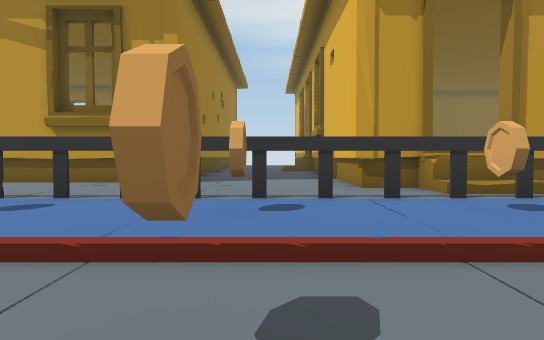
view 1 (above)

16 first-person views from a walk through a Unity game level. The camera is 1.4 m above the floor, tilts 2° down and sees 70° across. The floor is counted in squares, 2 m on a side. Each view is taken from the middle of a square. On the plan, view 1 faces up. The plan holds only what a view shows up to about 11 squares ahead; the rest is blank. The place goes on beyond the plan. The player character is not drawn.

view 2
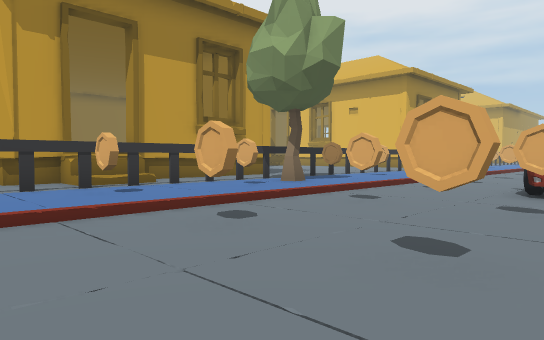

view 3
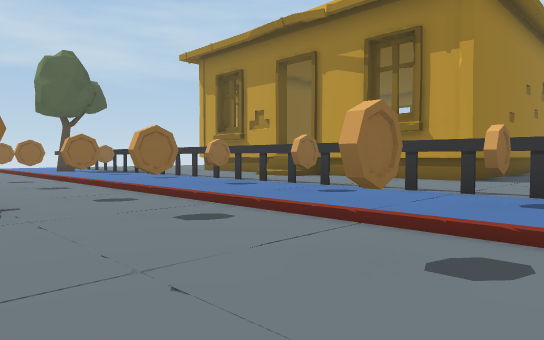

view 4
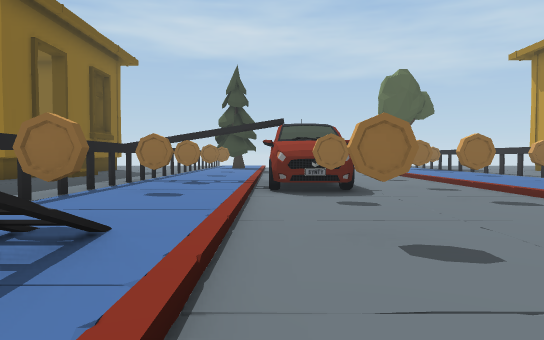

view 5
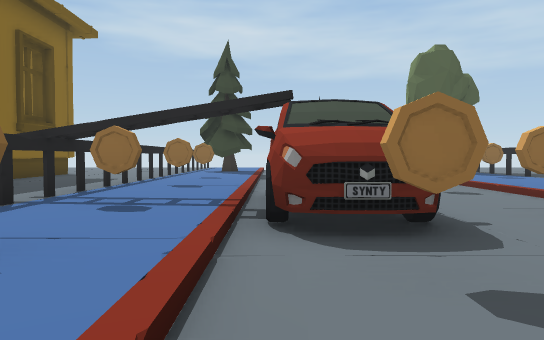

view 6
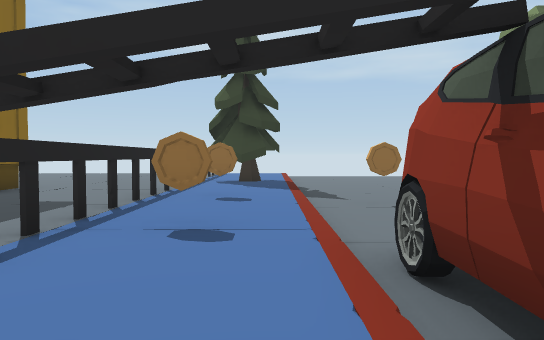

view 7
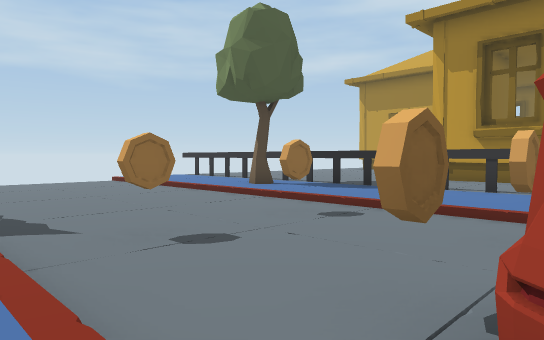

view 8
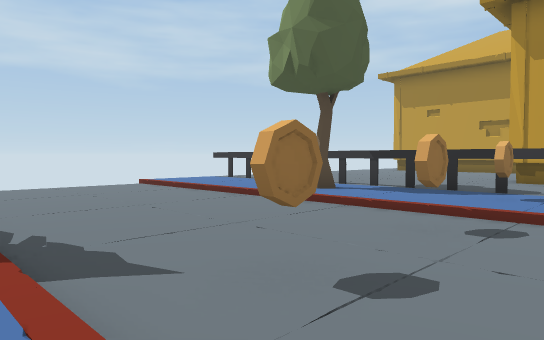

view 9
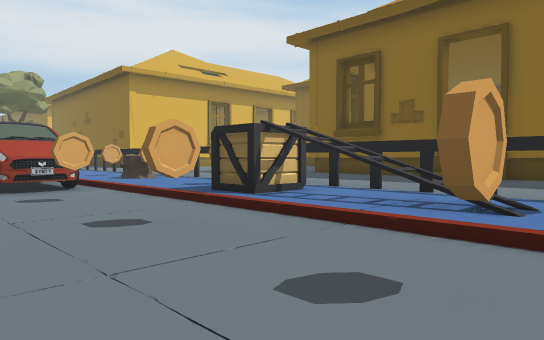

view 10
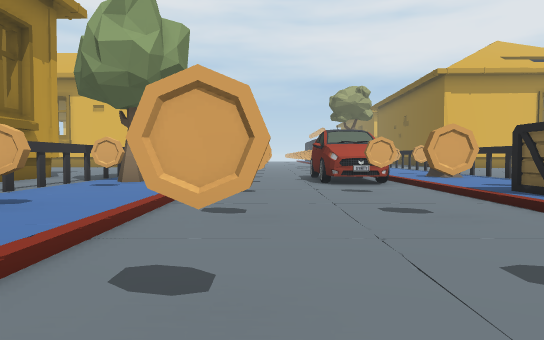

view 11
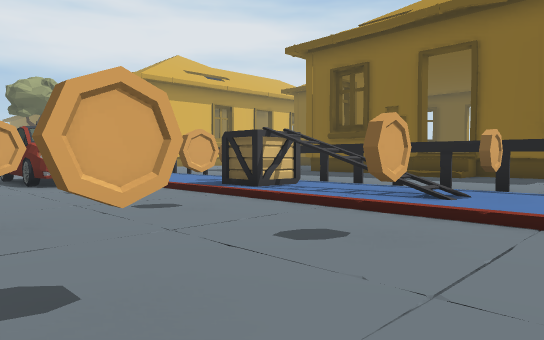

view 12
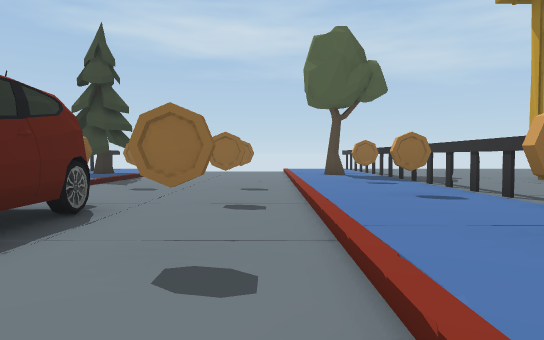

view 13
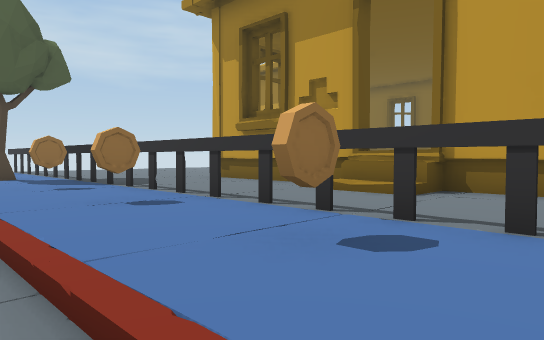

view 14
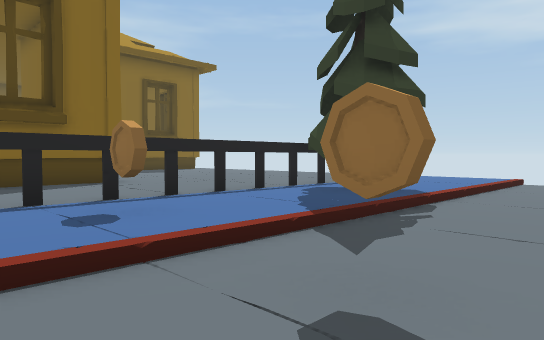

view 15
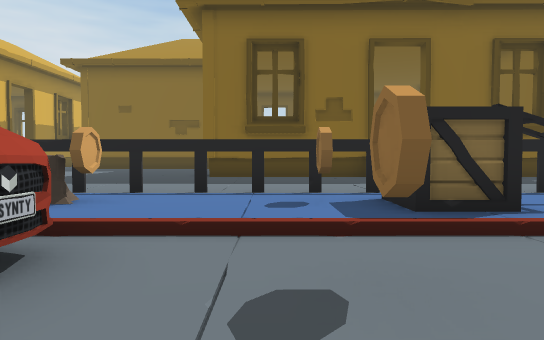

view 16
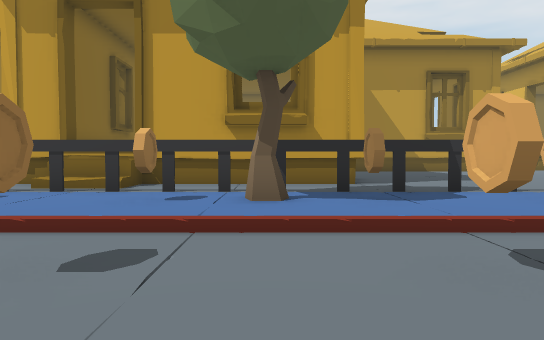

### Floor plan
Key: @ floor where view 1 was taken; # wall or solid block; . main floor; - floor 0.25 m lower than the main floor; = window, fence, low wall or low ledge; ^ raised ledge; C coin; T tree; A car; O other object.
Columns run from 16 left of view 1 to 9 right of it. Each row starts with its distance up from view 1.
  8                   ^
  7                   #^^#####
  6 ###################=######
  5 ..........................
  4 .T..C..C..C..C..C.C..C.TC.
  3 ..........................
  2 --------------------------
  1 ----C--C--C--C--C-C--C--C-
  0 ------------=---@--------#
 -1 ----C--C#####C--C-C--C--#A
 -2 --------####------------#
 -3 ..........................
 -4 TT..C..C..C..C..COO.#C..CO
 -5 ..........................
 -6 ##########################

Positions as (right, up) in squares from view 1, and headings:
1: (0, 0), facing up
2: (0, -2), facing up-right
3: (1, -1), facing up-left
4: (3, -2), facing left
5: (-1, -2), facing left
6: (-5, -3), facing left
7: (-8, -3), facing up-left
8: (-10, -3), facing up-left
9: (-1, 1), facing down-right
10: (-2, 1), facing right
11: (-2, 2), facing down-right
12: (-3, 2), facing left
13: (-4, 2), facing up-left
14: (-10, 0), facing down-left
15: (6, 1), facing down
16: (7, -1), facing up
